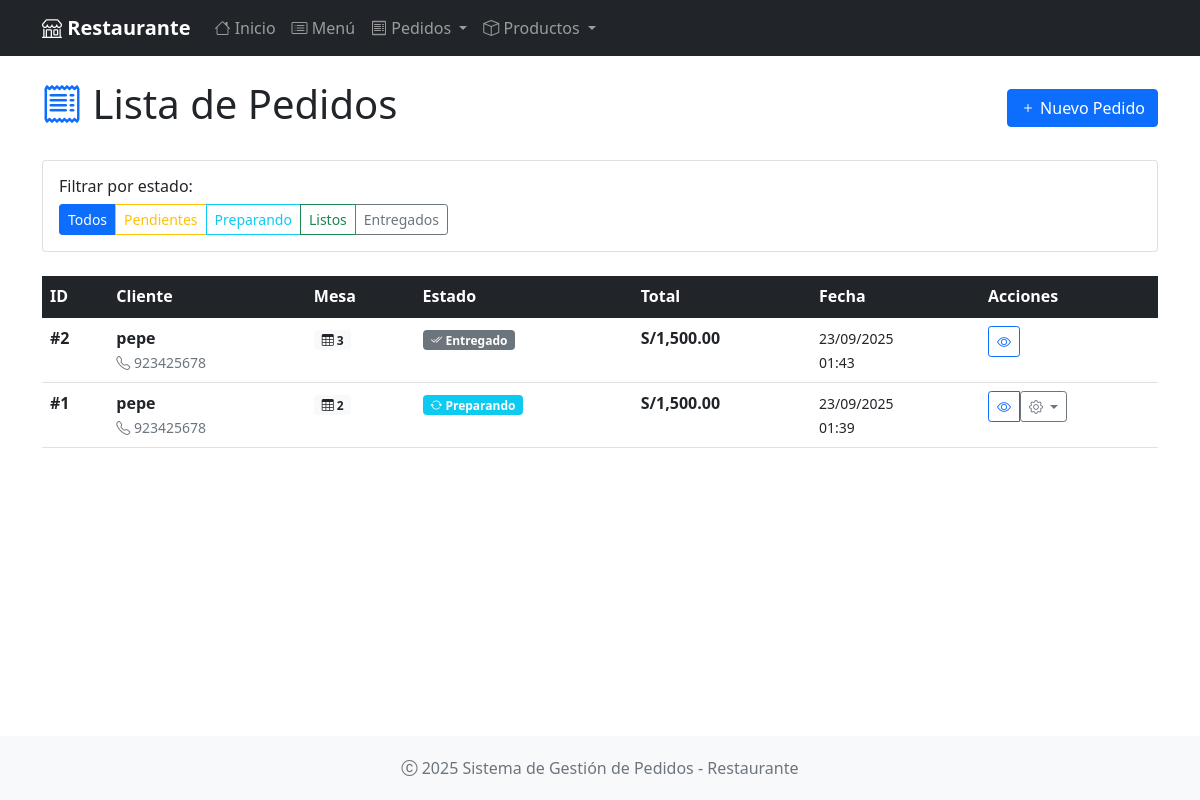
Page /pedidos/ on the earlier database version.
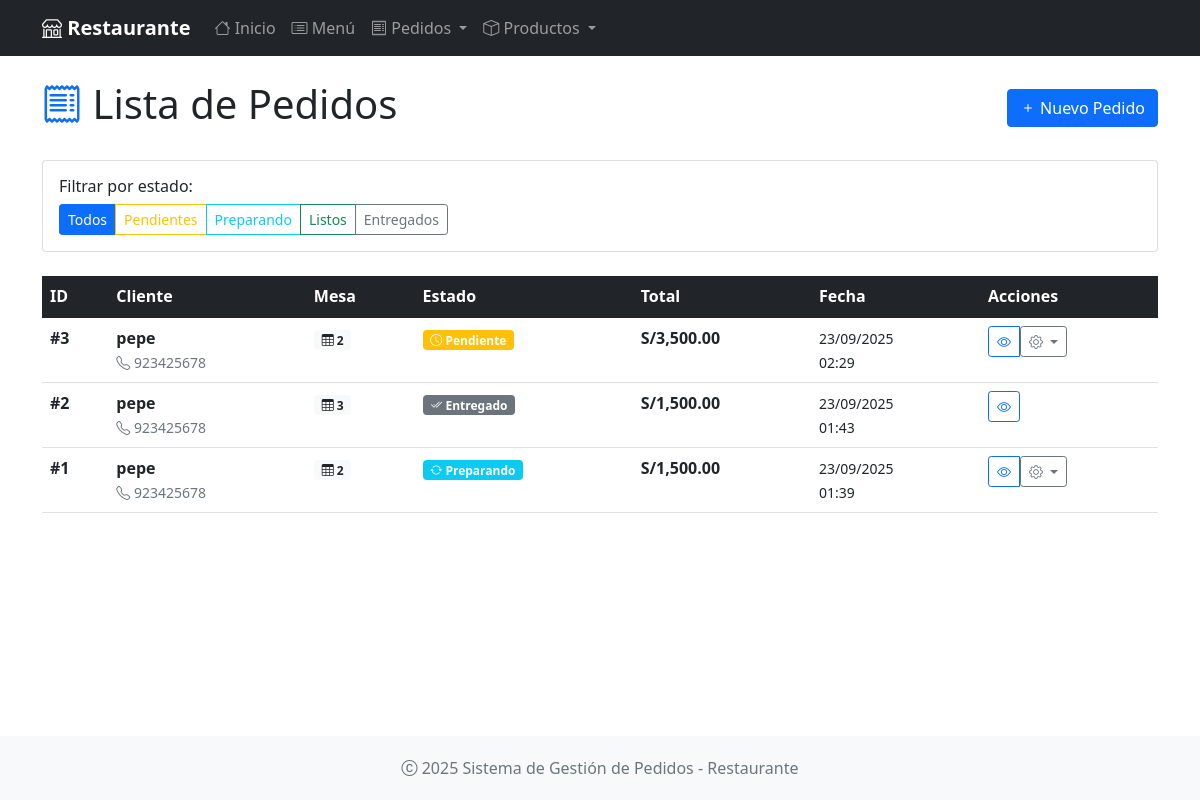
Same page on the later database version.
### app.py (models this page shows, shortened)
class Pedido(db.Model):
    __tablename__ = 'pedidos'
    id = db.Column(db.Integer, primary_key=True)
    cliente_nombre = db.Column(db.String(100), nullable=False)
    cliente_telefono = db.Column(db.String(20))
    mesa = db.Column(db.String(10))
    estado = db.Column(db.String(20), default='pendiente')
    total = db.Column(db.Float, default=0.0)
    fecha = db.Column(db.DateTime, default=datetime.utcnow)
    observaciones = db.Column(db.Text)
    detalles = db.relationship('DetallePedido', backref='pedido', lazy=True, cascade='all, delete-orphan')

### app.py (the view)
@app.route('/pedidos/')
def lista_pedidos():
    page = request.args.get('page', 1, type=int)
    estado = request.args.get('estado', 'todos')
    if estado == 'todos':
        pedidos = Pedido.query.order_by(Pedido.fecha.desc()).paginate(
            page=page, per_page=10, error_out=False)
    else:
        pedidos = Pedido.query.filter_by(estado=estado).order_by(
            Pedido.fecha.desc()).paginate(page=page, per_page=10, error_out=False)
    return render_template('pedidos/lista.html', pedidos=pedidos, estado_filtro=estado)

### app/templates/pedidos/lista.html (shortened to what this page needs)
{% extends "base.html" %}
{% block content %}
<div class="row">
    <div class="col-12">
        <div class="d-flex justify-content-between align-items-center mb-4">
            <h1 class="display-6">
                <i class="bi bi-receipt text-primary"></i> Lista de Pedidos
            </h1>
            <a href="{{ url_for('nuevo_pedido') }}" class="btn btn-primary">
                <i class="bi bi-plus"></i> Nuevo Pedido
            </a>
        </div>
    </div>
</div>
<div class="row mb-4">
    <div class="col-12">
        <div class="card">
            <div class="card-body">
                <h6 class="card-title">Filtrar por estado:</h6>
                <div class="btn-group" role="group">
                    <a href="{{ url_for('lista_pedidos') }}"
                       class="btn btn-sm {{ 'btn-primary' if estado_filtro == 'todos' else 'btn-outline-primary' }}">
                        Todos
                    </a>
                    <a href="{{ url_for('lista_pedidos', estado='pendiente') }}"
                       class="btn btn-sm {{ 'btn-warning' if estado_filtro == 'pendiente' else 'btn-outline-warning' }}">
                        Pendientes
                    </a>
                    <a href="{{ url_for('lista_pedidos', estado='preparando') }}"
                       class="btn btn-sm {{ 'btn-info' if estado_filtro == 'preparando' else 'btn-outline-info' }}">
                        Preparando
                    </a>
                    <a href="{{ url_for('lista_pedidos', estado='listo') }}"
                       class="btn btn-sm {{ 'btn-success' if estado_filtro == 'listo' else 'btn-outline-success' }}">
                        Listos
                    </a>
                    <a href="{{ url_for('lista_pedidos', estado='entregado') }}"
                       class="btn btn-sm {{ 'btn-secondary' if estado_filtro == 'entregado' else 'btn-outline-secondary' }}">
                        Entregados
                    </a>
                </div>
            </div>
        </div>
    </div>
</div>
{% if pedidos.items %}
<div class="row">
    <div class="col-12">
        <div class="table-responsive">
            <table class="table table-hover">
                <thead class="table-dark">
                    <tr>
                        <th>ID</th>
                        <th>Cliente</th>
                        <th>Mesa</th>
                        <th>Estado</th>
                        <th>Total</th>
                        <th>Fecha</th>
                        <th>Acciones</th>
                    </tr>
                </thead>
                <tbody>
                    {% for pedido in pedidos.items %}
                    <tr>
                        <td><strong>#{{ pedido.id }}</strong></td>
                        <td>
                            <div>
                                <strong>{{ pedido.cliente_nombre }}</strong>
                                {% if pedido.cliente_telefono %}
                                    <br><small class="text-muted">
                                        <i class="bi bi-telephone"></i> {{ pedido.cliente_telefono }}
                                    </small>
                                {% endif %}
                            </div>
                        </td>
                        <td>
                            {% if pedido.mesa %}
                                <span class="badge bg-light text-dark">
                                    <i class="bi bi-table"></i> {{ pedido.mesa }}
                                </span>
                            {% else %}
                                <span class="text-muted">-</span>
                            {% endif %}
                        </td>
                        <td>
                            {% if pedido.estado == 'pendiente' %}
                                <span class="badge bg-warning">
                                    <i class="bi bi-clock"></i> Pendiente
                                </span>
                            {% elif pedido.estado == 'preparando' %}
                                <span class="badge bg-info">
                                    <i class="bi bi-arrow-repeat"></i> Preparando
                                </span>
                            {% elif pedido.estado == 'listo' %}
                                <span class="badge bg-success">
                                    <i class="bi bi-check-circle"></i> Listo
                                </span>
                            {% elif pedido.estado == 'entregado' %}
                                <span class="badge bg-secondary">
                                    <i class="bi bi-check2-all"></i> Entregado
                                </span>
                            {% else %}
                                <span class="badge bg-danger">
                                    <i class="bi bi-x-circle"></i> Cancelado
                                </span>
                            {% endif %}
                        </td>
                        <td><strong>S/{{ "{:,.2f}".format(pedido.total) }}</strong></td>
                        <td>
                            <small>
                                {{ pedido.fecha.strftime('%d/%m/%Y') }}<br>
                                {{ pedido.fecha.strftime('%H:%M') }}
                            </small>
                        </td>
                        <td>
                            <div class="btn-group" role="group">
                                <a href="{{ url_for('ver_pedido', id=pedido.id) }}"
                                   class="btn btn-sm btn-outline-primary" title="Ver detalles">
                                    <i class="bi bi-eye"></i>
                                </a>
                                {% if pedido.estado not in ['entregado', 'cancelado'] %}
                                <div class="dropdown">
                                    <button class="btn btn-sm btn-outline-secondary dropdown-toggle"
                                            type="button" data-bs-toggle="dropdown" title="Cambiar estado">
                                        <i class="bi bi-gear"></i>
                                    </button>
                                </div>
                                {% endif %}
                            </div>
                        </td>
                    </tr>
                    {% endfor %}
                </tbody>
            </table>
        </div>
    </div>
</div>
{% endif %}
{% endblock %}

### app/templates/base.html (shortened to what this page needs)
<!DOCTYPE html>
<html lang="es">
<head>
    <link href="https://cdn.jsdelivr.net/npm/bootstrap@5.1.3/dist/css/bootstrap.min.css" rel="stylesheet">
    <link href="https://cdn.jsdelivr.net/npm/bootstrap-icons@1.8.1/font/bootstrap-icons.css" rel="stylesheet">
</head>
<body class="d-flex flex-column min-vh-100">
    <nav class="navbar navbar-expand-lg navbar-dark bg-dark">
        <div class="container">
            <a class="navbar-brand" href="{{ url_for('index') }}">
                <i class="bi bi-shop"></i> Restaurante
            </a>
            <div class="collapse navbar-collapse" id="navbarNav">
                <ul class="navbar-nav me-auto">
                    <li class="nav-item">
                        <a class="nav-link" href="{{ url_for('index') }}">
                            <i class="bi bi-house"></i> Inicio
                        </a>
                    </li>
                    <li class="nav-item">
                        <a class="nav-link" href="{{ url_for('menu') }}">
                            <i class="bi bi-card-list"></i> Menú
                        </a>
                    </li>
                    <li class="nav-item dropdown">
                        <a class="nav-link dropdown-toggle" href="#" role="button" data-bs-toggle="dropdown">
                            <i class="bi bi-receipt"></i> Pedidos
                        </a>
                    </li>
                    <li class="nav-item dropdown">
                        <a class="nav-link dropdown-toggle" href="#" role="button" data-bs-toggle="dropdown">
                            <i class="bi bi-box"></i> Productos
                        </a>
                    </li>
                </ul>
            </div>
        </div>
    </nav>
    <main class="container my-4 flex-grow-1">
        {% block content %}{% endblock %}
    </main>
    <footer class="footer bg-light">
        <div class="container text-center">
            <span class="text-muted">
                <i class="bi bi-c-circle"></i> 2025 Sistema de Gestión de Pedidos - Restaurante
            </span>
        </div>
    </footer>
</body>
</html>

### app/templates/base.html (style rules this page uses)
.navbar-brand { font-weight: bold; }
.footer { margin-top: auto; padding: 20px 0; background-color: #f8f9fa; }
.min-vh-100 { min-height: 100vh; }

Differences in the rows shown:
added Pedido: id "3", cliente_nombre "pepe", cliente_telefono "923425678", mesa "2", estado "pendiente" (drawn), total "3,500.00", fecha "23/09/2025", fecha "02:29"
